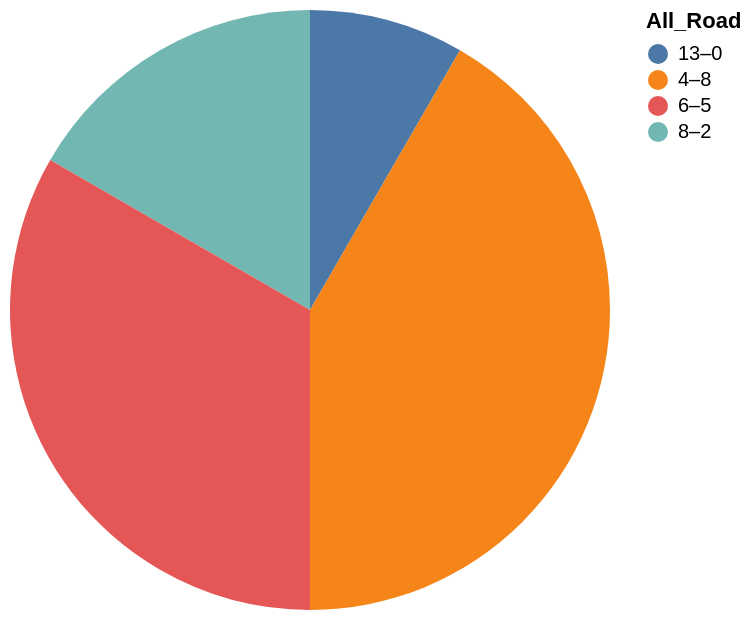

Describe this chart as a Vega-Lite specification.
### Vega-Lite specification from a JSON file in a GitHub repository (floating-point values rounded to 4 significant figures)
{"data": {"values": [{"x_data": "13–0", "y_data": 1}, {"x_data": "8–2", "y_data": 2}, {"x_data": "6–5", "y_data": 4}, {"x_data": "4–8", "y_data": 5}]}, "mark": "arc", "encoding": {"theta": {"field": "y_data", "type": "quantitative", "title": "School_ID"}, "color": {"field": "x_data", "type": "nominal", "title": "All_Road"}}}
